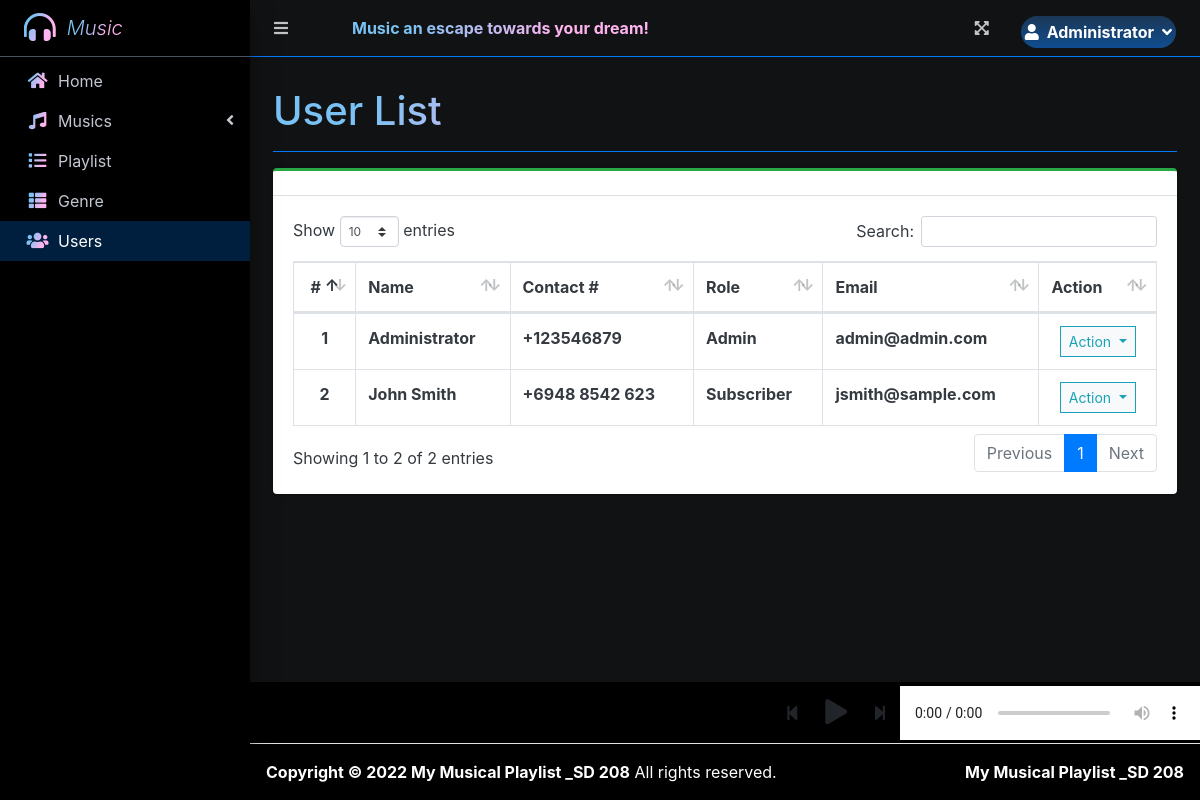
The page /index.php?page=user_list (signed in) on the database as committed earlier.
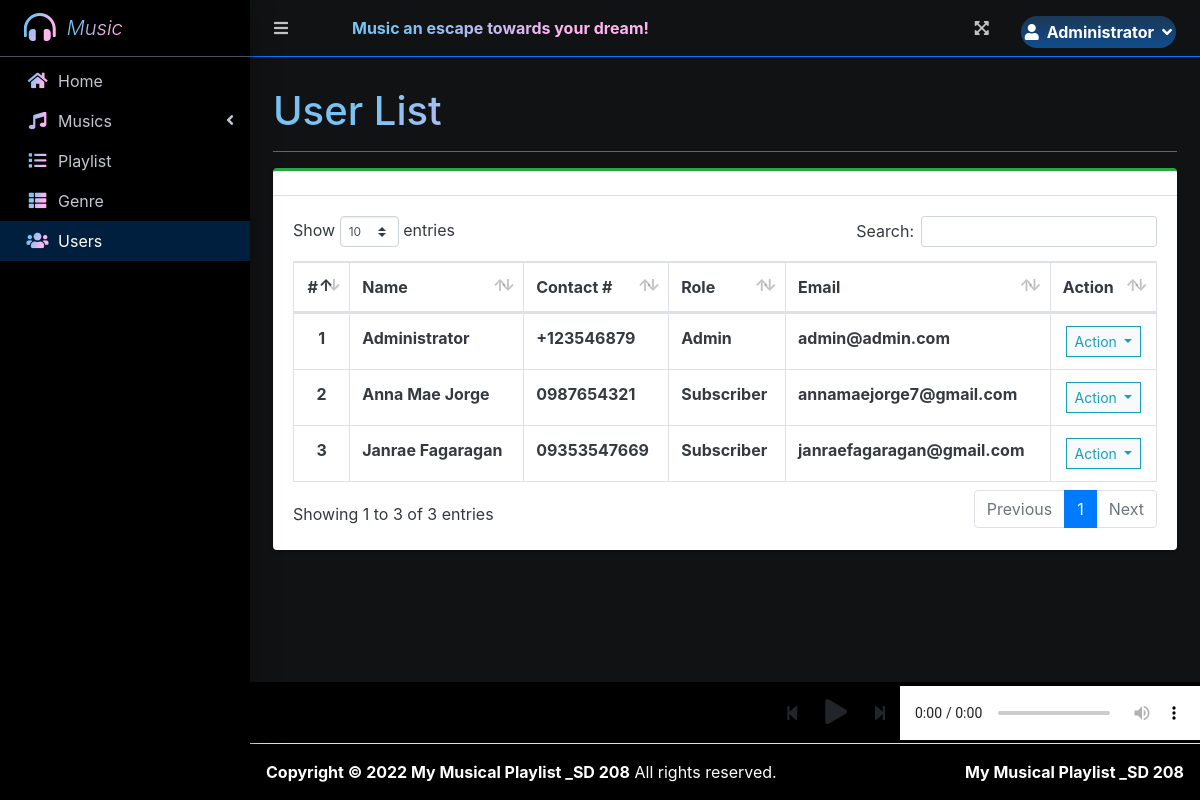
The same page on the database as committed later.
### tables this page shows
CREATE TABLE `users` (
  `id` int(30) NOT NULL,
  `firstname` varchar(200) NOT NULL,
  `lastname` varchar(200) NOT NULL,
  `gender` varchar(50) NOT NULL,
  `contact` varchar(50) NOT NULL,
  `address` text NOT NULL,
  `email` varchar(200) NOT NULL,
  `password` text NOT NULL,
  `type` int(1) NOT NULL DEFAULT 2,
  `profile_pic` text NOT NULL,
  `date_created` datetime NOT NULL DEFAULT current_timestamp()
);

### user_list.php (the view, shortened to what this page needs)
<?php include'db_connect.php' ?>
<div class="col-lg-12">
	<div class="card card-outline card-success">
		<div class="card-header">
		</div>
		<div class="card-body">
			<table class="table tabe-hover table-bordered" id="list">
				<thead>
					<tr>
						<th class="text-center">#</th>
						<th>Name</th>
						<th>Contact #</th>
						<th>Role</th>
						<th>Email</th>
						<th>Action</th>
					</tr>
				</thead>
				<tbody>
					<?php
					$i = 1;
					$type = array('',"Admin","Subscriber");
					$qry = $conn->query("SELECT *,concat(firstname,' ',lastname) as name FROM users order by concat(firstname,' ',lastname) asc");
					while($row= $qry->fetch_assoc()):
					?>
					<tr>
						<th class="text-center"><?php echo $i++ ?></th>
						<td><b><?php echo ucwords($row['name']) ?></b></td>
						<td><b><?php echo $row['contact'] ?></b></td>
						<td><b><?php echo $type[$row['type']] ?></b></td>
						<td><b><?php echo $row['email'] ?></b></td>
						<td class="text-center">
							<button type="button" class="btn btn-default btn-sm btn-flat border-info wave-effect text-info dropdown-toggle" data-toggle="dropdown" aria-expanded="true">
		                      Action
		                    </button>
						</td>
					</tr>
				<?php endwhile; ?>
				</tbody>
			</table>
		</div>
	</div>
</div>

Rows that differ between the two databases and show on the page:
removed users: name "John Smith", contact "+6948 8542 623", type "Subscriber", email "jsmith@sample.com"
added users: name "Anna Mae Jorge", contact "0987654321", type "Subscriber", email "annamaejorge7@gmail.com"
added users: name "Janrae Fagaragan", contact "09353547669", type "Subscriber", email "janraefagaragan@gmail.com"
Other text that changed with them:
text written by a page script: "Show entries Search: Showing 1 to 2 of 2 entries Previous 1 Next" → "Show entries Search: Showing 1 to 3 of 3 entries Previous 1 Next"
